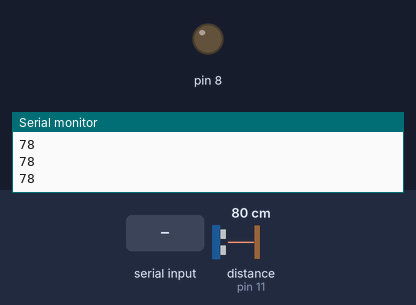
Bench run of a sketch on a simulated Arduino Uno, built with avr-gcc and run on an emulated ATmega328P. Parts: output pins drawn as LEDs (lit = HIGH), the last lines printed to the serial monitor. Wiring (inferred from the names in the program): ultrasonic range finder: trigger pin 12; echo pin 11. The inputs (shaded band) are chosen by the test bench; at power-on: distance to the obstacle (sensor on pin 11) 80 cm. The echo pulse lasts 58.3 µs per cm; pins used as bus, display or sensor lines are not drawn.

Above: at 1.2 s.
1.3 s: "1" received over the second serial link
At 1.9 s:
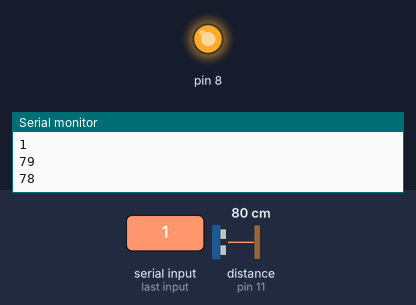
3.0 s: "0" received over the second serial link
At 3.9 s:
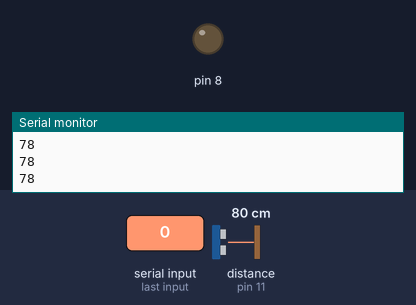
Timing chart, 0 to 6.0 s (numbered marks = the images above; inputs shaded):
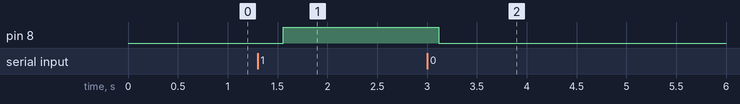

The sketch:

Lesson6.ino
```cpp
#import <SoftwareSerial.h>
SoftwareSerial hc05(2, 3); // RX | TX

// defines pins numbers
const int trigPin = 12;
const int echoPin = 11;
// defines variables
long duration;
int distance;

char flag;

void setup()
{
  pinMode(trigPin, OUTPUT); // Sets the trigPin as an Output
  pinMode(echoPin, INPUT); // Sets the echoPin as an Input
  Serial.begin(9600);
  hc05.begin(9600);
  pinMode(8, OUTPUT);
}

void loop()
{
  if(hc05.available())
  {
    flag = (char) hc05.read();
    Serial.println(flag);
    if(flag == '1') {
      digitalWrite(8, HIGH);
    } else if(flag == '0') {
      digitalWrite(8, LOW);
    }
  }
  get_dist();
  delay(250);
}

void get_dist() {
  // Clears the trigPin
  digitalWrite(trigPin, LOW);
  delayMicroseconds(2);
  // Sets the trigPin on HIGH state for 10 micro seconds
  digitalWrite(trigPin, HIGH);
  delayMicroseconds(10);
  digitalWrite(trigPin, LOW);
  // Reads the echoPin, returns the sound wave travel time in microseconds
  duration = pulseIn(echoPin, HIGH);
  // Calculating the distance
  distance= (duration*0.034)/2;  //Speed of sound in air  at  standard condition = 0.034cm/µs
  // Prints the distance on the Serial Monitor
  Serial.println(distance);
  hc05.println(distance);
}
```

Measured:
- after the input at 1.3 s, pin 8: LOW → HIGH after 0.26 s
- after the input at 3.0 s, pin 8: HIGH → LOW after 0.12 s
